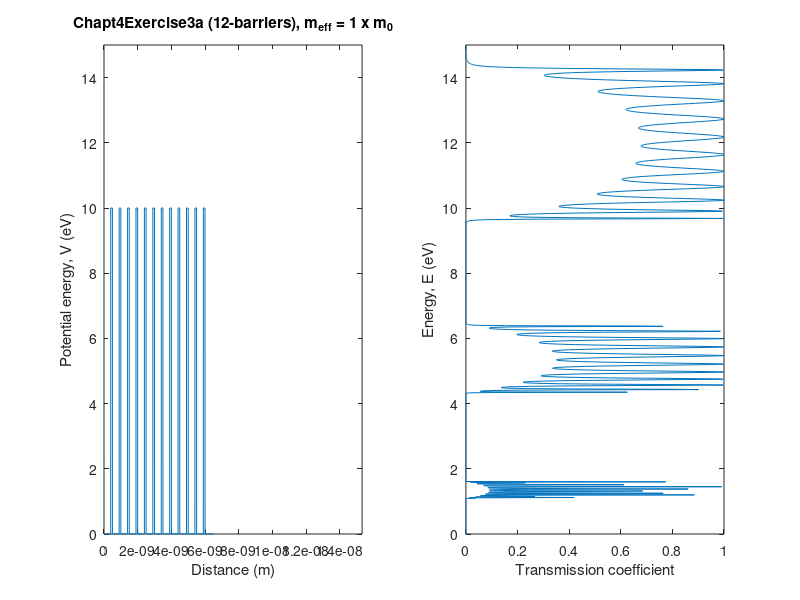
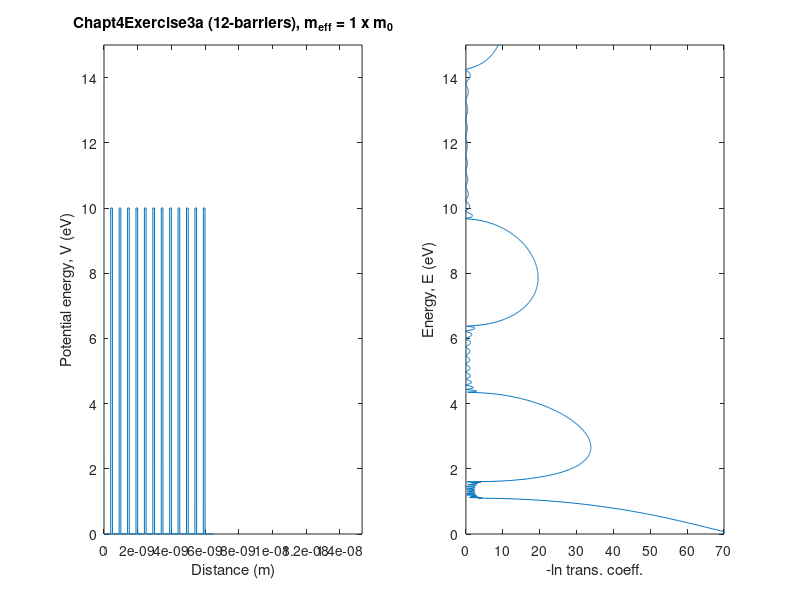

The MATLAB source for these figures, in order:
%Chapt4Exercise3a.m%resonant tunneling through 12 barriersclearclf;nbarrier=12;					%number of potential barriersbx=0.1e-9;						%barrier width (m)wx=0.4e-9;						%well width (m)V0=10;							%barrier energy (eV)N=(2*nbarrier)+1;				%number of samples of potentialfor j=1:2:(2*nbarrier)		%set up distance and potential array   dL(j)=wx;   V(j)=0;   dL(j+1)=bx; V(j+1)=V0;end   dL(N)=wx;   V(N)=0;   Emin=pi*1e-5;					%add (pi*1.0e-5) to energy to avoid divide by zeroEmax=15;							%maximum particle energy (eV)npoints=1500;					%number of points in energy plotdE=Emax/npoints;				%energy increment (eV)hbar=1.05457159e-34;			%Planck's constant (J s)eye=complex(0.,1.);			%square root of -1m0=9.109382e-31;				%bare electron mass (kg)meff=1.0;						%effective electron mass / m0m=meff*m0;						%effective electron mass (kg)echarge=1.6021764e-19;		%electron charge (C)   for j=1:npoints      E(j)=dE*j+Emin;      bigP=[1,0;0,1];													%default value of matrix bigP      	for i=1:N         k(i)=sqrt(2*echarge*m*(E(j)-V(i)))/hbar;				%wave vector at energy E      	end      for n=1:(N-1)														%multiply out propagation matrix         p(1,1)=0.5*(1+k(n+1)/k(n))*exp(-eye*k(n)*dL(n));         p(1,2)=0.5*(1-k(n+1)/k(n))*exp(-eye*k(n)*dL(n));         p(2,1)=0.5*(1-k(n+1)/k(n))*exp(eye*k(n)*dL(n));         p(2,2)=0.5*(1+k(n+1)/k(n))*exp(eye*k(n)*dL(n));         bigP=bigP*p;      end      Trans(j)=(abs(1/bigP(1,1)))^2;								%transmission coefficient   end   figure(1);																	%plot potential and transmission coefficientVp=[V;V];Vp=Vp(:);xcell=bx+wx;deltax=xcell/1000;x0=[wx-deltax,wx,xcell-deltax,xcell];x=x0;for j=1:(N-3)/2,x=[x,x0+j*xcell];end;x=[0,x,(nbarrier+1)*xcell];subplot(1,2,1),plot(x,Vp),axis([0,(nbarrier+1)*xcell,0,Emax]),xlabel('Distance (m)'),ylabel('Potential energy, V (eV)');ttl=['Chapt4Exercise3a (',num2str(nbarrier),'-barriers), m_{eff} = ',num2str(meff),' x m_0'];title(ttl);subplot(1,2,2),plot(Trans,E),axis([0,1,0,Emax]),xlabel('Transmission coefficient'),ylabel('Energy, E (eV)');  figure(2);subplot(1,2,1),plot(x,Vp);axis([0,(nbarrier+1)*xcell,0,Emax]),xlabel('Distance (m)');ylabel('Potential energy, V (eV)');title(ttl);subplot(1,2,2);plot(-log(Trans),E);axis([0,70,0,Emax]);xlabel('-ln trans. coeff.');ylabel('Energy, E (eV)');